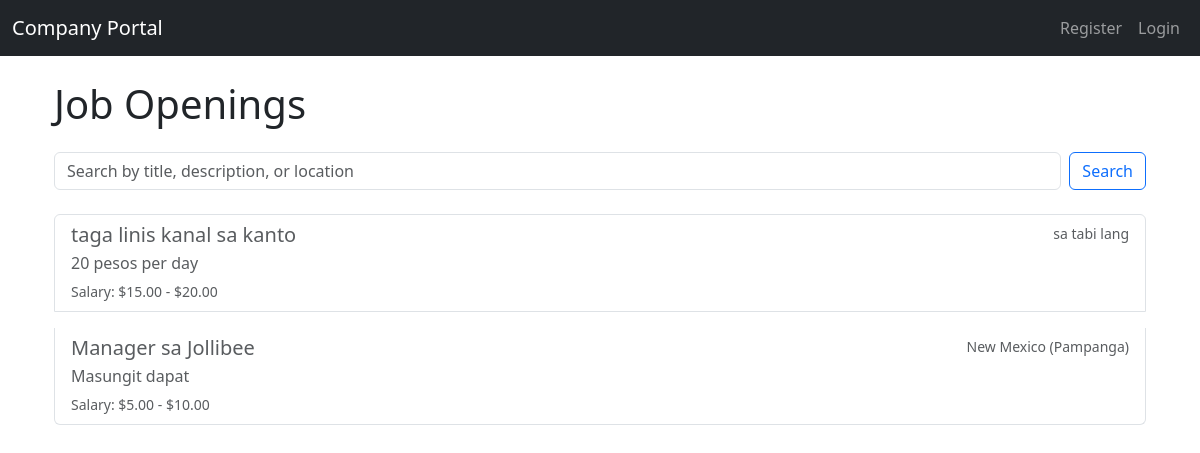
The page / on the database its author committed.
### jobs/models.py (models this page shows, shortened)
class JobOpening(models.Model):
    job_title = models.CharField(max_length=200)
    job_description = models.TextField()
    min_offer = models.DecimalField(max_digits=10, decimal_places=2)
    max_offer = models.DecimalField(max_digits=10, decimal_places=2)
    location = models.CharField(max_length=100)

### jobs/views.py (the view)
# urls.py: path('', views.job_list, name='job_list'),
def job_list(request):
    jobs = JobOpening.objects.all()
    query = request.GET.get('q')
    if query:
        jobs = jobs.filter(
            Q(job_title__icontains=query) |
            Q(job_description__icontains=query) |
            Q(location__icontains=query)
        ).distinct()
    return render(request, 'jobs/job_list.html', {'jobs': jobs})

### jobs/templates/jobs/job_list.html (shortened to what this page needs)
{% extends "base.html" %}
{% block content %}
<div class="container mt-4">
    <h1 class="mb-4">Job Openings</h1>
    <form class="d-flex mb-4" method="get">
        <input class="form-control me-2" type="search" placeholder="Search by title, description, or location" aria-label="Search" name="q" value="{{ request.GET.q }}">
        <button class="btn btn-outline-primary" type="submit">Search</button>
    </form>
    <div class="list-group">
        {% for job in jobs %}
        <a href="{% url 'job_detail' job.pk %}" class="list-group-item list-group-item-action flex-column align-items-start mb-3">
            <div class="d-flex w-100 justify-content-between">
                <h5 class="mb-1">{{ job.job_title }}</h5>
                <small class="text-muted">{{ job.location }}</small>
            </div>
            <p class="mb-1">{{ job.job_description|truncatechars:100 }}</p>
            <small class="text-muted">Salary: ${{ job.min_offer }} - ${{ job.max_offer }}</small>
        </a>
        {% empty %}
        <div class="alert alert-info" role="alert">
            No job openings found.
        </div>
        {% endfor %}
    </div>
</div>
{% endblock %}

### templates/base.html (shortened to what this page needs)
{% load static %}
<!doctype html>
<html lang="en">
<head>
    <link href="{% static 'bootstrap/css/bootstrap.min.css' %}" rel="stylesheet">
</head>
<body>
    <nav class="navbar navbar-expand-lg navbar-dark bg-dark">
        <div class="container-fluid">
            <a class="navbar-brand" href="{% url 'job_list' %}">Company Portal</a>
            <div class="collapse navbar-collapse" id="navbarNav">
                <ul class="navbar-nav ms-auto">
                    {% if user.is_authenticated %}
                        <li class="nav-item">
                            <a class="nav-link" href="#">Welcome, {{ user.username }}</a>
                        </li>
                        <li class="nav-item">
                            <a class="nav-link" href="{% url 'admin:logout' %}">Logout</a>
                        </li>
                    {% else %}
                        <li class="nav-item">
                            <a class="nav-link" href="{% url 'register' %}">Register</a>
                        </li>
                        <li class="nav-item">
                            <a class="nav-link" href="{% url 'login' %}">Login</a>
                        </li>
                    {% endif %}
                </ul>
            </div>
        </div>
    </nav>
    <div class="container mt-4">
        {% block content %}
        {% endblock %}
    </div>
</body>
</html>

### rows shown on the page
JobOpening: job_title "taga linis kanal sa kanto", location "sa tabi lang", job_description "20 pesos per day", min_offer "15.00", max_offer "20.00"
JobOpening: job_title "Manager sa Jollibee", location "New Mexico (Pampanga)", job_description "Masungit dapat", min_offer "5.00", max_offer "10.00"
